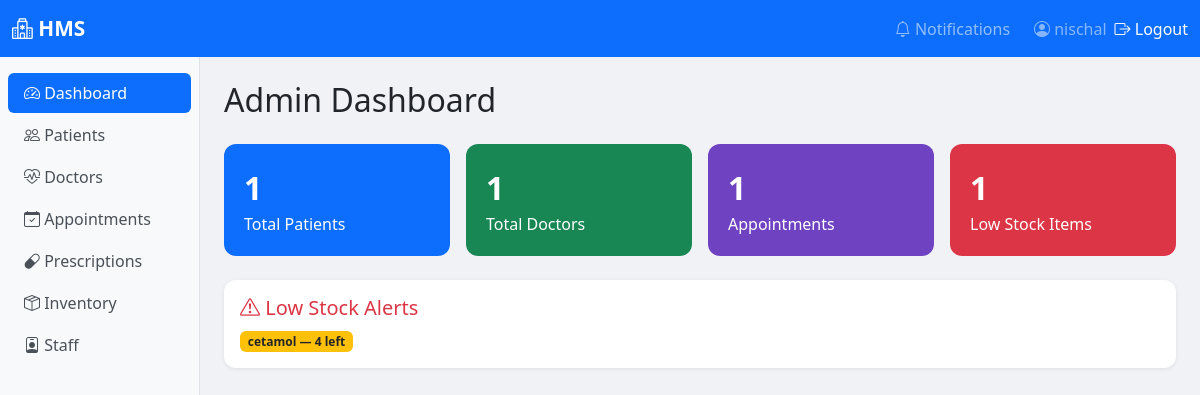
Page /dashboard/admin/ (signed in) on the earlier database version.
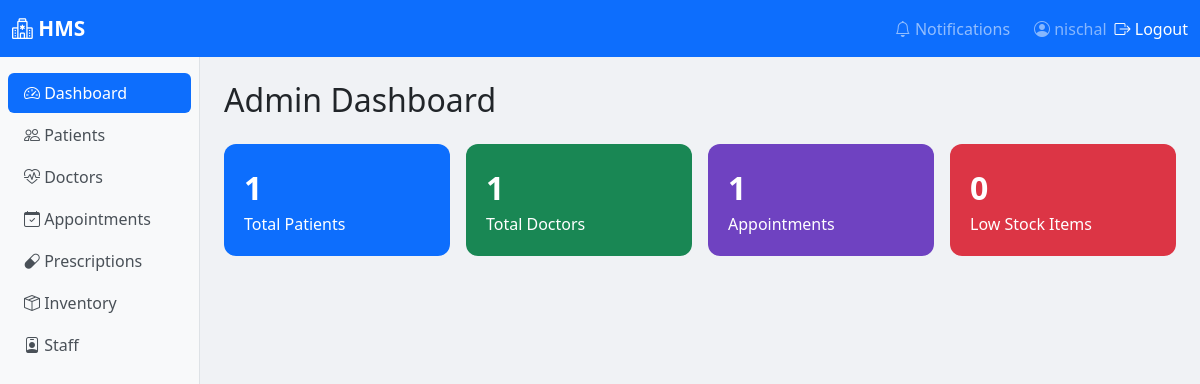
Same page on the later database version.
### inventory/models.py (models this page shows, shortened)
class InventoryItem(models.Model):
    CATEGORY_CHOICES = [
        ('medicine',   'Medicine'),
        ('equipment',  'Equipment'),
        ('consumable', 'Consumable'),  # gloves, syringes, bandages
        ('other',      'Other'),
    ]
    UNIT_CHOICES = [
        ('tablet',  'Tablet'),
        ('bottle',  'Bottle'),
        ('box',     'Box'),
        ('piece',   'Piece'),
        ('ml',      'ML'),
        ('kg',      'KG'),
    ]
    name          = models.CharField(max_length=100)
    category      = models.CharField(max_length=20, choices=CATEGORY_CHOICES)
    unit          = models.CharField(max_length=20, choices=UNIT_CHOICES)
    quantity      = models.PositiveIntegerField(default=0)
    reorder_level = models.PositiveIntegerField(default=10)  # alert when below this
    expiry_date   = models.DateField()
    price_per_unit = models.DecimalField(max_digits=10, decimal_places=2)
    supplier      = models.ForeignKey(Supplier, on_delete=models.SET_NULL, null=True, blank=True)
    last_updated  = models.DateTimeField(auto_now=True)
    def is_low_stock(self):
        return self.quantity <= self.reorder_level
    class Meta:
        ordering = ['name']

### patients/views.py (the view)
# urls.py: path('dashboard/admin/',   patient_views.admin_dashboard,    name='admin_dashboard'),
@login_required
def admin_dashboard(request):
    from appointments.models import Appointment
    from doctors.models import Doctor
    from inventory.models import InventoryItem
    if not request.user.is_superuser and not request.user.groups.filter(name='Staff').exists():
        return redirect('dashboard')
    total_patients     = Patient.objects.count()           # ← was Patient.object (missing s)
    total_doctors      = Doctor.objects.count()
    total_appointments = Appointment.objects.count()
    low_stock          = [i for i in InventoryItem.objects.all() if i.is_low_stock()]
    return render(request, 'dashboard/admin.html', {
        'total_patients':     total_patients,
        'total_doctors':      total_doctors,
        'total_appointments': total_appointments,
        'low_stock':          low_stock,
    })

### templates/dashboard/admin.html (shortened to what this page needs)
<!DOCTYPE html>
<html lang="en">
<head>
</head>
<body>
   {% extends 'base.html' %}
{% block nav_dashboard %}active{% endblock %}
{% block content %}
<h2 class="mb-4">Admin Dashboard</h2>
<div class="row g-3 mb-4">
    <div class="col-md-3">
        <div class="stat-card" style="background:#0d6efd;">
            <div class="fs-2 fw-bold">{{ total_patients }}</div>
            <div>Total Patients</div>
        </div>
    </div>
    <div class="col-md-3">
        <div class="stat-card" style="background:#198754;">
            <div class="fs-2 fw-bold">{{ total_doctors }}</div>
            <div>Total Doctors</div>
        </div>
    </div>
    <div class="col-md-3">
        <div class="stat-card" style="background:#6f42c1;">
            <div class="fs-2 fw-bold">{{ total_appointments }}</div>
            <div>Appointments</div>
        </div>
    </div>
    <div class="col-md-3">
        <div class="stat-card" style="background:#dc3545;">
            <div class="fs-2 fw-bold">{{ low_stock|length }}</div>
            <div>Low Stock Items</div>
        </div>
    </div>
</div>
{% if low_stock %}
<div class="card mb-4">
    <div class="card-body">
        <h5 class="card-title text-danger"><i class="bi bi-exclamation-triangle"></i> Low Stock Alerts</h5>
        {% for item in low_stock %}
            <span class="badge bg-warning text-dark me-2">{{ item.name }} — {{ item.quantity }} left</span>
        {% endfor %}
    </div>
</div>
{% endif %}
{% endblock %}

Differences in the rows shown:
no longer on this page (row edited): InventoryItem: name "cetamol", quantity "4"
Other differences:
{{ low_stock|length }}: "1" → "0"
text no longer shown: "Low Stock Alerts"
